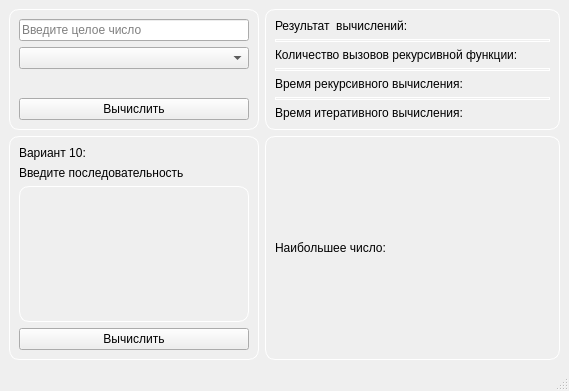
<?xml version="1.0" encoding="UTF-8"?>
<ui version="4.0">
 <class>MainWindow</class>
 <widget class="QMainWindow" name="MainWindow">
  <property name="geometry">
   <rect>
    <x>0</x>
    <y>0</y>
    <width>569</width>
    <height>391</height>
   </rect>
  </property>
  <property name="windowTitle">
   <string>MainWindow</string>
  </property>
  <property name="styleSheet">
   <string notr="true">QComboBox QAbstractItemView::item {
    height: 20px;
    padding: 2px;
}</string>
  </property>
  <widget class="QWidget" name="centralwidget">
   <layout class="QGridLayout" name="gridLayout_4">
    <item row="0" column="1">
     <widget class="QFrame" name="frame_2">
      <property name="styleSheet">
       <string notr="true">QFrame {
    border:1px solid white;
    border-radius: 10px;
    background-color: transparent;
}

QLabel {
    border: 0px;
}

QFrame#Line {
    border: none;
    background-color: white;
    height: 0.2px;
}</string>
      </property>
      <property name="frameShape">
       <enum>QFrame::Shape::StyledPanel</enum>
      </property>
      <property name="frameShadow">
       <enum>QFrame::Shadow::Raised</enum>
      </property>
      <layout class="QGridLayout" name="gridLayout">
       <item row="1" column="0">
        <widget class="QLabel" name="resultLabel">
         <property name="text">
          <string>Результат  вычислений:</string>
         </property>
        </widget>
       </item>
       <item row="2" column="0">
        <widget class="Line" name="line_2">
         <property name="orientation">
          <enum>Qt::Orientation::Horizontal</enum>
         </property>
        </widget>
       </item>
       <item row="6" column="0">
        <widget class="Line" name="line_4">
         <property name="orientation">
          <enum>Qt::Orientation::Horizontal</enum>
         </property>
        </widget>
       </item>
       <item row="3" column="0">
        <widget class="QLabel" name="callsLabel">
         <property name="text">
          <string>Количество вызовов рекурсивной функции:</string>
         </property>
        </widget>
       </item>
       <item row="5" column="0">
        <widget class="QLabel" name="recTimeLabel">
         <property name="text">
          <string>Время рекурсивного вычисления: </string>
         </property>
        </widget>
       </item>
       <item row="7" column="0">
        <widget class="QLabel" name="iterTimeLabel">
         <property name="text">
          <string>Время итеративного вычисления: </string>
         </property>
        </widget>
       </item>
       <item row="4" column="0">
        <widget class="Line" name="line_3">
         <property name="orientation">
          <enum>Qt::Orientation::Horizontal</enum>
         </property>
        </widget>
       </item>
      </layout>
     </widget>
    </item>
    <item row="0" column="0">
     <widget class="QFrame" name="frame">
      <property name="maximumSize">
       <size>
        <width>250</width>
        <height>16777215</height>
       </size>
      </property>
      <property name="styleSheet">
       <string notr="true">QFrame {
    border:1px solid white;
    border-radius: 10px;
    background-color: transparent;
}

QLabel {
    border: 0px;
}
QComboBox QAbstractItemView {
    background-color: #2d2d2d; 
    selection-background-color: #3d7e9a; 
    border: 1px solid #555;
    outline: none; 
}

QComboBox QAbstractItemView::item {
    height: 20px;
    padding: 2px;
    color: #ffffff;
}

QComboBox QAbstractItemView::item:hover {
    background-color: #3d3d3d;
}</string>
      </property>
      <property name="frameShape">
       <enum>QFrame::Shape::StyledPanel</enum>
      </property>
      <property name="frameShadow">
       <enum>QFrame::Shadow::Raised</enum>
      </property>
      <property name="midLineWidth">
       <number>0</number>
      </property>
      <layout class="QGridLayout" name="gridLayout_2">
       <item row="3" column="0">
        <widget class="QPushButton" name="calcButton">
         <property name="text">
          <string>Вычислить</string>
         </property>
        </widget>
       </item>
       <item row="1" column="0">
        <widget class="QComboBox" name="variantCombo">
         <property name="styleSheet">
          <string notr="true"/>
         </property>
        </widget>
       </item>
       <item row="0" column="0">
        <widget class="QLineEdit" name="nEdit">
         <property name="accessibleName">
          <string/>
         </property>
         <property name="text">
          <string/>
         </property>
         <property name="placeholderText">
          <string>Введите целое число</string>
         </property>
        </widget>
       </item>
       <item row="2" column="0">
        <widget class="QLabel" name="formulaLabel">
         <property name="maximumSize">
          <size>
           <width>1500000</width>
           <height>16777215</height>
          </size>
         </property>
         <property name="styleSheet">
          <string notr="true">QLabel {
    border: 0px;
}</string>
         </property>
         <property name="text">
          <string/>
         </property>
        </widget>
       </item>
      </layout>
     </widget>
    </item>
    <item row="1" column="0">
     <widget class="QFrame" name="frame_3">
      <property name="maximumSize">
       <size>
        <width>250</width>
        <height>16777215</height>
       </size>
      </property>
      <property name="autoFillBackground">
       <bool>false</bool>
      </property>
      <property name="styleSheet">
       <string notr="true">QFrame {
    border:1px solid white;
    border-radius: 10px;
    background-color: transparent;
}

QLabel {
    border: 0px;
}
</string>
      </property>
      <property name="frameShape">
       <enum>QFrame::Shape::StyledPanel</enum>
      </property>
      <property name="frameShadow">
       <enum>QFrame::Shadow::Raised</enum>
      </property>
      <layout class="QGridLayout" name="gridLayout_3">
       <item row="2" column="0">
        <widget class="QLabel" name="label_2">
         <property name="text">
          <string>Введите последовательность </string>
         </property>
        </widget>
       </item>
       <item row="3" column="0">
        <widget class="QTextEdit" name="sequenceEdit"/>
       </item>
       <item row="1" column="0">
        <widget class="QLabel" name="label">
         <property name="text">
          <string>Вариант 10:</string>
         </property>
        </widget>
       </item>
       <item row="5" column="0">
        <widget class="QPushButton" name="maxButton">
         <property name="autoFillBackground">
          <bool>false</bool>
         </property>
         <property name="text">
          <string>Вычислить</string>
         </property>
        </widget>
       </item>
      </layout>
     </widget>
    </item>
    <item row="1" column="1">
     <widget class="QFrame" name="frame_4">
      <property name="styleSheet">
       <string notr="true">QFrame {
    border:1px solid white;
    border-radius: 10px;
    background-color: transparent;
}

QLabel {
    border: 0px;
}
</string>
      </property>
      <property name="frameShape">
       <enum>QFrame::Shape::StyledPanel</enum>
      </property>
      <property name="frameShadow">
       <enum>QFrame::Shadow::Raised</enum>
      </property>
      <layout class="QGridLayout" name="gridLayout_5">
       <item row="0" column="0">
        <widget class="QLabel" name="maxResultLabel">
         <property name="styleSheet">
          <string notr="true">QFrame {
    border:1px solid white;
    border-radius: 10px;
    background-color: transparent;
}

QLabel {
    border: 0px;
}
</string>
         </property>
         <property name="text">
          <string>Наибольшее число: </string>
         </property>
        </widget>
       </item>
      </layout>
     </widget>
    </item>
   </layout>
  </widget>
  <widget class="QMenuBar" name="menubar">
   <property name="geometry">
    <rect>
     <x>0</x>
     <y>0</y>
     <width>569</width>
     <height>21</height>
    </rect>
   </property>
  </widget>
  <widget class="QStatusBar" name="statusbar"/>
 </widget>
 <resources/>
 <connections/>
</ui>
